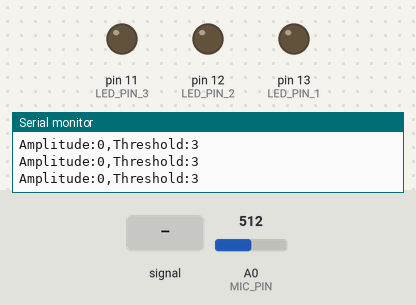
Simulated run of this sketch. Board: Arduino Uno, built with avr-gcc and run on an emulated ATmega328P. On the bench: output pins drawn as LEDs (lit = HIGH), the last lines printed to the serial monitor. Inputs (shaded band) come from the test bench; at power-on: A0 (MIC_PIN) = 512.

Above: at 2.2 s.
2.3 s: A0 (MIC_PIN) fed a 2 Hz sine of ±306 counts around its level
At 3.7 s:
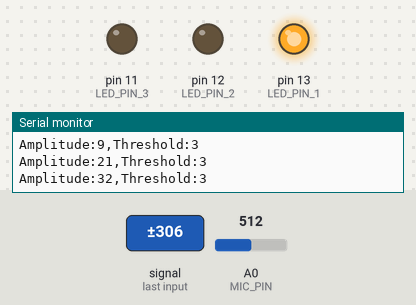
4.3 s: A0 (MIC_PIN) set to 306
Timing chart, 0 to 7.3 s (numbered marks = the images above; inputs shaded):
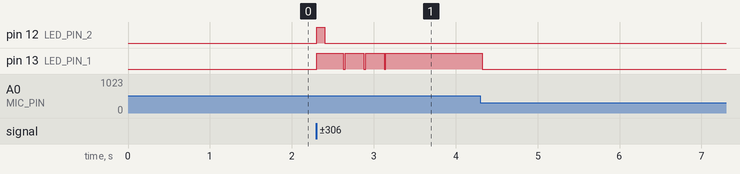

The sketch:

microphone_final_v4.ino
```cpp
/*
 * ===============================================
 * COMPLETE ARDUINO MICROPHONE PROJECT v4.0
 * ===============================================
 *
 * Features:
 * - Real-time audio visualization (Serial Plotter)
 * - LED triggers (volume, frequency, clap, pattern)
 * - VU meter display (Serial Monitor)
 * - SIMPLE AMPLITUDE DETECTION
 * - Works WITHOUT capacitor (DC bias handled in software)
 * - Detects claps, voice, music, and continuous sounds
 *
 * Hardware Connections:
 * ┌─────────────────────────────────────────────────────┐
 * │ MICROPHONE CIRCUIT (NO CAPACITOR NEEDED!)           │
 * ├─────────────────────────────────────────────────────┤
 * │ Arduino 5V   → 2kΩ resistor → 220Ω resistor        │
 * │                                    ↓                │
 * │                            Mic Pin 1 (+)            │
 * │                                    ↓                │
 * │                            Directly to A0           │
 * │                                                     │
 * │ Mic Pin 2    → GND                                  │
 * │                                                     │
 * │ LED:                                                │
 * │ Pin 13  → 220Ω resistor → LED (+) → LED (-) → GND   |
 * | Pin 12 → 220Ω resistor → LED (+) → LED (-) → GND    |
 * └─────────────────────────────────────────────────────┘
 *
 * IMPORTANT NOTES:
 * ───────────────
 * 1. USE 5V, NOT 3.3V!
 *    - The mic works 1-10V range, rated at 3V
 *    - 5V gives much stronger signal than 3.3V
 *    - Your signal will be too weak with 3.3V
 *
 * 2. NO CAPACITOR NEEDED!
 *    - Original circuit uses 10µF capacitor to block DC
 *    - This code handles DC bias in software (easier!)
 *    - Connect A0 DIRECTLY to junction (Mic Pin 1 + 220Ω)
 *
 * 3. MICROPHONE POLARITY!
 *    - Pin 1 (marked with + or red jumper wire) → resistors
 *    - Pin 2 (unmarked or orange jumper wire) → GND
 *
 * Instructions:
 * ─────────────
 * 1. Wire the circuit (see ASCII diagram above)
 * 2. Upload this sketch
 * 3. Open Tools → Serial Plotter (115200 baud)
 * 4. Make noise and watch the graph!
 * 5. Adjust VOLUME_THRESHOLD if LED too sensitive/insensitive
 */

// ==================== CONFIGURATION ====================

const int MIC_PIN = A0;
const int LED_PIN_1 = 13;
const int LED_PIN_2 = 12; // Optional for other trigger metrics
const int LED_PIN_3 = 11; /// Optional for other trigger metrics

// Choose ONE display mode
#define DISPLAY_PLOTTER        // Serial Plotter

// Choose ONE trigger mode
#define TRIGGER_VOLUME         // LED on when loud - START HERE
// #define TRIGGER_FREQUENCY   // Different LEDs for frequencies (needs 3 LEDs)
#define TRIGGER_CLAP        // LED flash on clap only
// #define TRIGGER_PATTERN     // 3 claps in 2 seconds

// ADJUST THESE!
const int VOLUME_THRESHOLD = 3;    // 2-15 typical
const int CLAP_THRESHOLD = 50;     // 10-30 typical

// Sampling settings
const int NUM_SAMPLES = 100;       // For amplitude detection

// ==================== GLOBAL VARIABLES ====================

// For pattern/clap detection
int clapCount = 0;
unsigned long firstClapTime = 0;
unsigned long lastClapTime = 0;
int lastAmplitude = 0;

// For frequency detection (if needed)
int samples[128];
int sampleIndex = 0;

// ==================== SETUP ====================

void setup() {
  Serial.begin(115200);

  pinMode(LED_PIN_1, OUTPUT);
  pinMode(LED_PIN_2, OUTPUT);
  pinMode(LED_PIN_3, OUTPUT);

  #ifdef TRIGGER_VOLUME
    Serial.println("Mode: VOLUME");
  #endif
  #ifdef TRIGGER_FREQUENCY
    Serial.println("Mode: FREQUENCY (needs 3 LEDs)");
  #endif
  #ifdef TRIGGER_CLAP
    Serial.println("Mode: CLAP");
  #endif
  #ifdef TRIGGER_PATTERN
    Serial.println("Mode: PATTERN (3 claps)");
  #endif

  Serial.print("Threshold: ");
  Serial.println(VOLUME_THRESHOLD);
  Serial.println();
  delay(1000);
}

// ==================== MAIN LOOP ====================

void loop() {
  // ========== AMPLITUDE DETECTION ==========

  int minVal = 1023;
  int maxVal = 0;

  // Sample quickly - same as simple version
  for (int i = 0; i < NUM_SAMPLES; i++) {
    int val = analogRead(MIC_PIN);

    if (val < minVal) minVal = val;
    if (val > maxVal) maxVal = val;

    // ALSO store some samples for frequency detection
    if (i % 10 == 0 && sampleIndex < 128) {
      samples[sampleIndex] = val;
      sampleIndex++;
    }
  }

  // Reset sample index
  if (sampleIndex >= 128) {
    sampleIndex = 0;
  }

  // Calculate amplitude
  int amplitude = maxVal - minVal;

  // ========== DISPLAY ==========

  #ifdef DISPLAY_PLOTTER
    Serial.print("Amplitude:");
    Serial.print(amplitude);
    Serial.print(",");
    Serial.print("Threshold:");
    Serial.println(VOLUME_THRESHOLD);
  #endif

  #ifdef DISPLAY_VU_METER
    displayVUMeter(amplitude);
  #endif

  // ========== LED TRIGGERS ==========

  #ifdef TRIGGER_VOLUME
    // Simple volume trigger
    if (amplitude > VOLUME_THRESHOLD) {
      digitalWrite(LED_PIN_1, HIGH);
    } else {
      digitalWrite(LED_PIN_1, LOW);
    }
  #endif

  #ifdef TRIGGER_FREQUENCY
    // Frequency detection
    int freq = detectFrequency();

    if (freq > 5 && freq < 15 && amplitude > 3) {
      digitalWrite(LED_PIN_1, HIGH);
      digitalWrite(LED_PIN_2, LOW);
      digitalWrite(LED_PIN_3, LOW);
    }
    else if (freq >= 15 && freq < 50 && amplitude > 3) {
      digitalWrite(LED_PIN_1, LOW);
      digitalWrite(LED_PIN_2, HIGH);
      digitalWrite(LED_PIN_3, LOW);
    }
    else if (freq >= 50 && amplitude > 3) {
      digitalWrite(LED_PIN_1, LOW);
      digitalWrite(LED_PIN_2, LOW);
      digitalWrite(LED_PIN_3, HIGH);
    }
    else {
      digitalWrite(LED_PIN_1, LOW);
      digitalWrite(LED_PIN_2, LOW);
      digitalWrite(LED_PIN_3, LOW);
    }
  #endif

  #ifdef TRIGGER_CLAP
    // Clap detection
    int amplitudeChange = amplitude - lastAmplitude;

    if (amplitudeChange > CLAP_THRESHOLD && millis() - lastClapTime > 300) {
      digitalWrite(LED_PIN_2, HIGH);
      lastClapTime = millis();
      delay(100);
      digitalWrite(LED_PIN_2, LOW);
    }

    lastAmplitude = amplitude;
  #endif

  #ifdef TRIGGER_PATTERN
    // Pattern detection
    int amplitudeChange = amplitude - lastAmplitude;

    if (amplitudeChange > CLAP_THRESHOLD && millis() - lastClapTime > 200) {
      clapCount++;
      if (clapCount == 1) {
        firstClapTime = millis();
      }
      lastClapTime = millis();
      Serial.print("Clap ");
      Serial.println(clapCount);
    }

    if (clapCount >= 3 && millis() - firstClapTime < 2000) {
      digitalWrite(LED_PIN_1, HIGH);
      Serial.println("*** PATTERN! ***");
      delay(1000);
      digitalWrite(LED_PIN_1, LOW);
      clapCount = 0;
    }

    if (millis() - firstClapTime > 2000) {
      clapCount = 0;
    }

    lastAmplitude = amplitude;
  #endif

  delay(10);
}

// ==================== FUNCTIONS ====================
int detectFrequency() {
  // Calculate average
  long sum = 0;
  for (int i = 0; i < 128; i++) {
    sum += samples[i];
  }
  int average = sum / 128;

  // Count zero crossings
  int crossings = 0;
  bool wasAbove = (samples[0] > average);

  for (int i = 1; i < 128; i++) {
    bool isAbove = (samples[i] > average);
    if (wasAbove != isAbove) {
      crossings++;
      wasAbove = isAbove;
    }
  }

  return crossings;
}

void displayVUMeter(int amplitude) {
  Serial.print("\r");

  int level = map(amplitude, 0, 30, 0, 40);
  level = constrain(level, 0, 40);

  Serial.print("Amplitude: ");

  for (int i = 0; i < 40; i++) {
    if (i < level) {
      if (i < 20) {
        Serial.print("█");
      } else if (i < 30) {
        Serial.print("▓");
      } else {
        Serial.print("▒");
      }
    } else {
      Serial.print("░");
    }
  }

  Serial.print(" | ");
  Serial.print(amplitude);
  Serial.print("   ");

  Serial.flush();
}
```

Measured:
- after the input at 2.3 s, pin 12 (LED_PIN_2): LOW → HIGH at once, → LOW 0.10 s later; pin 13 (LED_PIN_1): LOW → HIGH at once, then repeats every 0.25 s: LOW 0.02 s, HIGH 0.23 s, until it stays HIGH from 3.1 s
